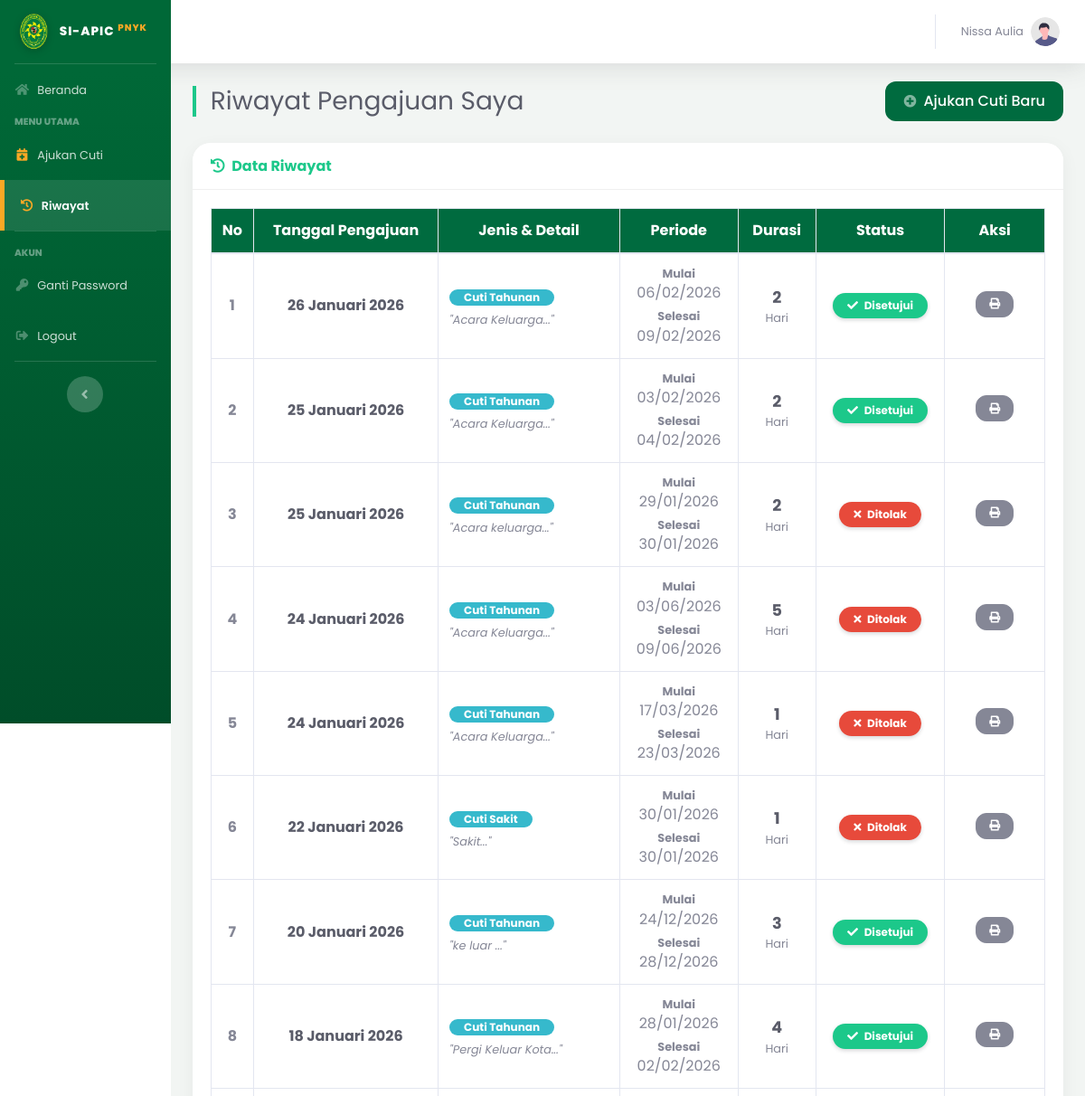
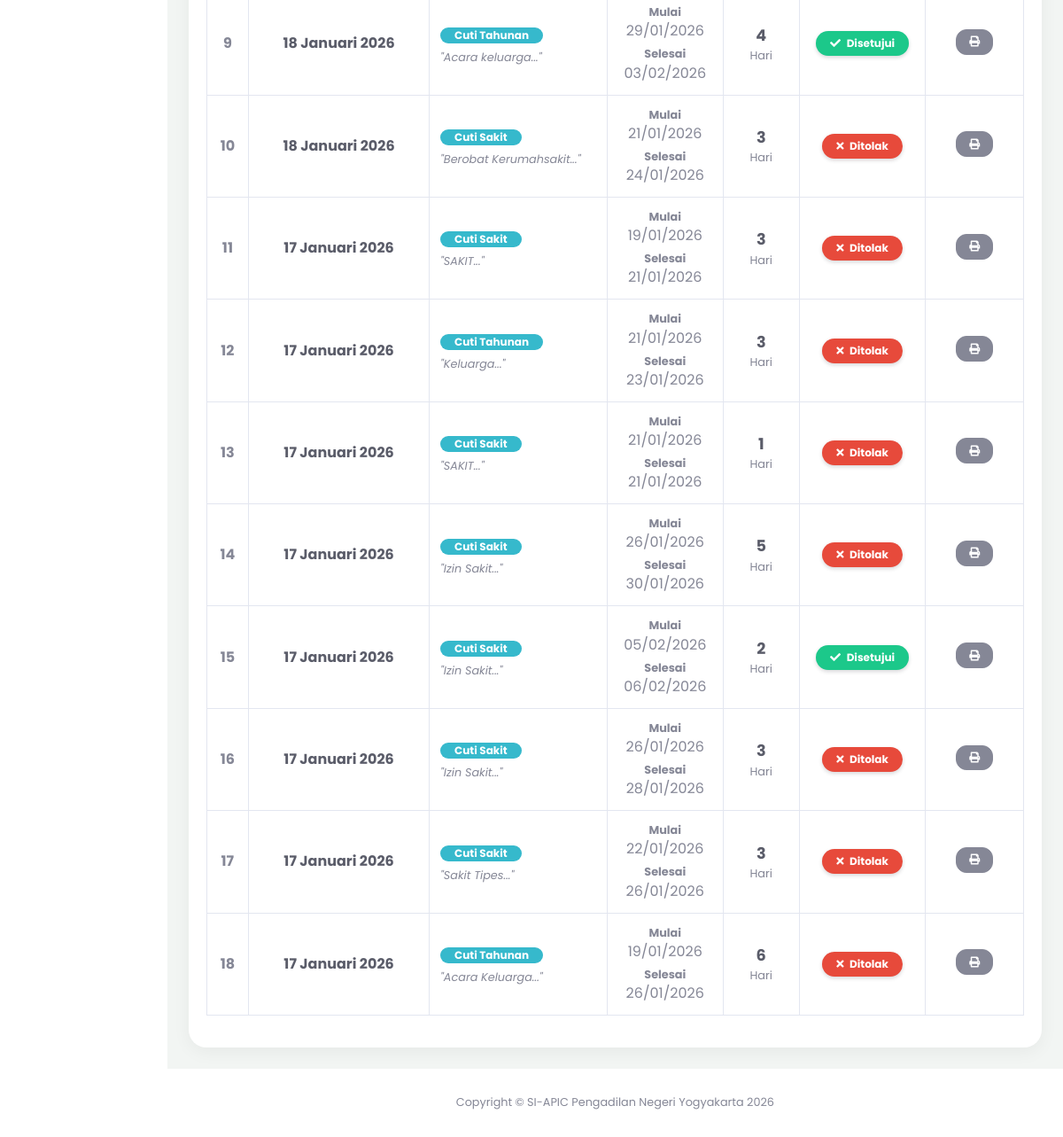
Page /index.php?page=riwayat_cuti (signed in) on the committed database (2 pictures, top to bottom).
### tables this page shows
CREATE TABLE `pengajuan_cuti` (
  `id_pengajuan` int(11) NOT NULL,
  `id_user` int(11) NOT NULL,
  `jenis_cuti` varchar(50) DEFAULT NULL,
  `id_atasan` int(11) DEFAULT NULL,
  `id_jenis` int(11) NOT NULL,
  `nomor_surat` varchar(100) DEFAULT NULL,
  `tgl_pengajuan` date NOT NULL,
  `tgl_mulai` date NOT NULL,
  `tgl_selesai` date NOT NULL,
  `lama_hari` int(11) NOT NULL,
  `alasan` text NOT NULL,
  `no_telepon` varchar(20) DEFAULT NULL,
  `masa_kerja` varchar(50) DEFAULT NULL,
  `alamat_cuti` text NOT NULL,
  `status` enum('Diajukan','Disetujui','Ditolak','Dibatalkan') DEFAULT 'Diajukan',
  `catatan_admin` text DEFAULT NULL,
  `created_at` timestamp NOT NULL DEFAULT current_timestamp(),
  `sisa_cuti_n` int(11) DEFAULT 0,
  `sisa_cuti_n1` int(11) DEFAULT 0,
  `dipotong_n1` int(11) DEFAULT 0,
  `dipotong_n` int(11) DEFAULT 0
);

CREATE TABLE `jenis_cuti` (
  `id_jenis` int(11) NOT NULL,
  `nama_jenis` varchar(50) NOT NULL
);

### pages/user/riwayat_cuti.php (the view, shortened to what this page needs)
<?php
if (!function_exists('tgl_indo')) {
    function tgl_indo($tanggal){
        $bulan = array (
            1 => 'Januari', 'Februari', 'Maret', 'April', 'Mei', 'Juni',
            'Juli', 'Agustus', 'September', 'Oktober', 'November', 'Desember'
        );
        $pecahkan = explode('-', $tanggal);
        return $pecahkan[2] . ' ' . $bulan[ (int)$pecahkan[1] ] . ' ' . $pecahkan[0];
    }
}
?>
<div class="d-sm-flex align-items-center justify-content-between mb-4">
    <h1 class="h3 mb-0 text-gray-800 border-left-success pl-3">Riwayat Pengajuan Saya</h1>
    <a href="index.php?page=form_cuti" class="btn btn-custom-green shadow-sm">
        <i class="fas fa-plus-circle fa-sm text-white-50 mr-2"></i>Ajukan Cuti Baru
    </a>
</div>
<div class="card shadow mb-4">
    <div class="card-header py-3 d-flex flex-row align-items-center justify-content-between">
        <h6 class="m-0 font-weight-bold text-success"><i class="fas fa-history mr-1"></i> Data Riwayat</h6>
    </div>
    <div class="card-body">
        <div class="table-responsive">
            <table class="table table-hover table-bordered table-align-middle" id="dataTable" width="100%" cellspacing="0">
                <thead class="bg-custom-green">
                    <tr class="text-center">
                        <th width="5%">No</th>
                        <th>Tanggal Pengajuan</th>
                        <th>Jenis & Detail</th>
                        <th>Periode</th>
                        <th>Durasi</th>
                        <th>Status</th>
                        <th width="12%">Aksi</th>
                    </tr>
                </thead>
                <tbody>
                    <?php
                    $id_user = $_SESSION['id_user'];
                    $query = mysqli_query($koneksi, "SELECT * FROM pengajuan_cuti
                                                     JOIN jenis_cuti ON pengajuan_cuti.id_jenis = jenis_cuti.id_jenis
                                                     WHERE pengajuan_cuti.id_user='$id_user'
                                                     ORDER BY id_pengajuan DESC");
                    $no = 1;
                    $cek_data = mysqli_num_rows($query);
                    if($cek_data > 0) {
                        while($data = mysqli_fetch_array($query)){
                            $status = strtolower($data['status']);
                    ?>
                    <tr>
                        <td class="text-center font-weight-bold"><?php echo $no++; ?></td>
                        <td class="text-center">
                            <span class="text-dark font-weight-bold"><?php echo tgl_indo($data['tgl_pengajuan']); ?></span>
                        </td>
                        <td>
                            <span class="badge badge-info badge-pill px-3 mb-1">
                                <?php echo $data['nama_jenis']; ?>
                            </span>
                            <div class="small text-muted mt-1" style="line-height: 1.2;">
                                <em>"<?php echo substr($data['alasan'], 0, 30); ?>..."</em>
                            </div>
                        </td>
                        <td class="text-center">
                            <div class="small font-weight-bold text-gray-600">Mulai</div>
                            <div><?php echo date('d/m/Y', strtotime($data['tgl_mulai'])); ?></div>
                            <div class="small font-weight-bold text-gray-600 mt-1">Selesai</div>
                            <div><?php echo date('d/m/Y', strtotime($data['tgl_selesai'])); ?></div>
                        </td>
                        <td class="text-center">
                            <span class="font-weight-bold text-dark" style="font-size: 1.1em;"><?php echo $data['lama_hari']; ?></span>
                            <span class="small text-muted d-block">Hari</span>
                        </td>
                        <td class="text-center">
                            <?php
                            if($status == 'diajukan' || $status == 'menunggu'){
                                echo '<span class="badge badge-warning badge-pill px-3 py-2 shadow-sm"><i class="fas fa-spinner fa-spin mr-1"></i> Menunggu</span>';
                            } else if($status == 'disetujui'){
                                echo '<span class="badge badge-success badge-pill px-3 py-2 shadow-sm"><i class="fas fa-check mr-1"></i> Disetujui</span>';
                            } else if($status == 'ditolak'){
                                echo '<span class="badge badge-danger badge-pill px-3 py-2 shadow-sm"><i class="fas fa-times mr-1"></i> Ditolak</span>';
                            }
                            ?>
                        </td>
                        <td class="text-center">
                            <a href="pages/user/cetak_cuti.php?id=<?php echo $data['id_pengajuan']; ?>"
                               target="_blank"
                               class="btn btn-secondary btn-sm btn-circle shadow-sm mb-1"
                               data-toggle="tooltip"
                               title="Cetak Surat">
                                <i class="fas fa-print"></i>
                            </a>
                        </td>
                    </tr>
                    <?php
                        }
                    }
                    ?>
                </tbody>
            </table>
        </div>
    </div>
</div>

### index.php (style rules this page uses)
body, #wrapper, h1, h2, h3, h4, h5, h6, p, span, a, div, table, input, button, select, textarea { font-family: 'Poppins', sans-serif !important; }
.card { border-radius: 20px !important; border: none !important; box-shadow: 0 5px 20px rgba(0,0,0,0.05) !important; overflow: hidden; margin-bottom: 25px; }
.card-header { background-color: #fff !important; border-bottom: 1px solid #f0f0f0 !important; padding-top: 20px; padding-bottom: 20px; }
.btn { border-radius: 12px !important; padding: 10px 20px; font-weight: 500; box-shadow: none !important; }

### pages/user/riwayat_cuti.php (style rules this page uses)
.bg-custom-green { background-color: #006B3F !important; color: white; }
.btn-custom-green { background-color: #006B3F; color: white; border: none; }
.table-align-middle td { vertical-align: middle !important; }

### rows in the picture
pengajuan_cuti: tgl_pengajuan "26 Januari 2026", id_jenis.nama_jenis "Cuti Tahunan", alasan "Acara Keluarga", tgl_mulai "06/02/2026", tgl_selesai "09/02/2026", lama_hari "2", status "Disetujui" (drawn)
pengajuan_cuti: tgl_pengajuan "25 Januari 2026", id_jenis.nama_jenis "Cuti Tahunan", alasan "Acara Keluarga", tgl_mulai "03/02/2026", tgl_selesai "04/02/2026", lama_hari "2", status "Disetujui" (drawn)
pengajuan_cuti: tgl_pengajuan "25 Januari 2026", id_jenis.nama_jenis "Cuti Tahunan", alasan "Acara keluarga", tgl_mulai "29/01/2026", tgl_selesai "30/01/2026", lama_hari "2", status "Ditolak" (drawn)
pengajuan_cuti: tgl_pengajuan "24 Januari 2026", id_jenis.nama_jenis "Cuti Tahunan", alasan "Acara Keluarga", tgl_mulai "03/06/2026", tgl_selesai "09/06/2026", lama_hari "5", status "Ditolak" (drawn)
pengajuan_cuti: tgl_pengajuan "24 Januari 2026", id_jenis.nama_jenis "Cuti Tahunan", alasan "Acara Keluarga", tgl_mulai "17/03/2026", tgl_selesai "23/03/2026", lama_hari "1", status "Ditolak" (drawn)
pengajuan_cuti: tgl_pengajuan "22 Januari 2026", id_jenis.nama_jenis "Cuti Sakit", alasan "Sakit", tgl_mulai "30/01/2026", tgl_selesai "30/01/2026", lama_hari "1", status "Ditolak" (drawn)
pengajuan_cuti: tgl_pengajuan "20 Januari 2026", id_jenis.nama_jenis "Cuti Tahunan", alasan "ke luar", tgl_mulai "24/12/2026", tgl_selesai "28/12/2026", lama_hari "3", status "Disetujui" (drawn)
pengajuan_cuti: tgl_pengajuan "18 Januari 2026", id_jenis.nama_jenis "Cuti Tahunan", alasan "Pergi Keluar Kota", tgl_mulai "28/01/2026", tgl_selesai "02/02/2026", lama_hari "4", status "Disetujui" (drawn)
pengajuan_cuti: tgl_pengajuan "18 Januari 2026", id_jenis.nama_jenis "Cuti Tahunan", alasan "Acara keluarga", tgl_mulai "29/01/2026", tgl_selesai "03/02/2026", lama_hari "4", status "Disetujui" (drawn)
pengajuan_cuti: tgl_pengajuan "18 Januari 2026", id_jenis.nama_jenis "Cuti Sakit", alasan "Berobat Kerumahsakit", tgl_mulai "21/01/2026", tgl_selesai "24/01/2026", lama_hari "3", status "Ditolak" (drawn)
pengajuan_cuti: tgl_pengajuan "17 Januari 2026", id_jenis.nama_jenis "Cuti Sakit", alasan "SAKIT", tgl_mulai "19/01/2026", tgl_selesai "21/01/2026", lama_hari "3", status "Ditolak" (drawn)
pengajuan_cuti: tgl_pengajuan "17 Januari 2026", id_jenis.nama_jenis "Cuti Tahunan", alasan "Keluarga", tgl_mulai "21/01/2026", tgl_selesai "23/01/2026", lama_hari "3", status "Ditolak" (drawn)
pengajuan_cuti: tgl_pengajuan "17 Januari 2026", id_jenis.nama_jenis "Cuti Sakit", alasan "SAKIT", tgl_mulai "21/01/2026", tgl_selesai "21/01/2026", lama_hari "1", status "Ditolak" (drawn)
pengajuan_cuti: tgl_pengajuan "17 Januari 2026", id_jenis.nama_jenis "Cuti Sakit", alasan "Izin Sakit", tgl_mulai "26/01/2026", tgl_selesai "30/01/2026", lama_hari "5", status "Ditolak" (drawn)
pengajuan_cuti: tgl_pengajuan "17 Januari 2026", id_jenis.nama_jenis "Cuti Sakit", alasan "Izin Sakit", tgl_mulai "05/02/2026", tgl_selesai "06/02/2026", lama_hari "2", status "Disetujui" (drawn)
pengajuan_cuti: tgl_pengajuan "17 Januari 2026", id_jenis.nama_jenis "Cuti Sakit", alasan "Izin Sakit", tgl_mulai "26/01/2026", tgl_selesai "28/01/2026", lama_hari "3", status "Ditolak" (drawn)
pengajuan_cuti: tgl_pengajuan "17 Januari 2026", id_jenis.nama_jenis "Cuti Sakit", alasan "Sakit Tipes", tgl_mulai "22/01/2026", tgl_selesai "26/01/2026", lama_hari "3", status "Ditolak" (drawn)
pengajuan_cuti: tgl_pengajuan "17 Januari 2026", id_jenis.nama_jenis "Cuti Tahunan", alasan "Acara Keluarga", tgl_mulai "19/01/2026", tgl_selesai "26/01/2026", lama_hari "6", status "Ditolak" (drawn)

### other values in the picture
$_SESSION['nama_lengkap'] "Nissa Aulia"
